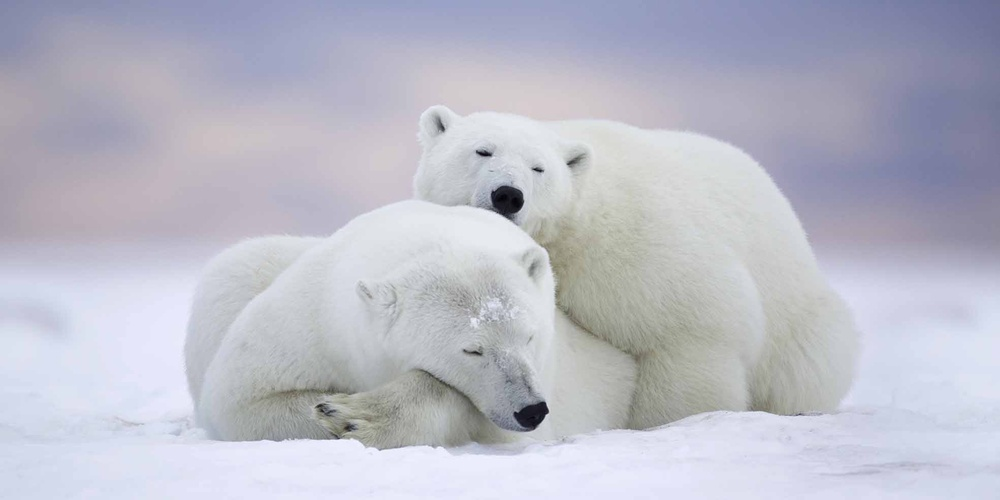
#> input picture input/bear.jpg, 1000 x 500 px, shrunk from 1969 x 984 before the run, found by its file name
$ python kernels.py
#> lines starting #> are read from the running program, lines starting #| are printed output that depends on the picture
import cv2
import numpy as np
import matplotlib.pyplot as plt

image = cv2.imread("input/bear.jpg",0)
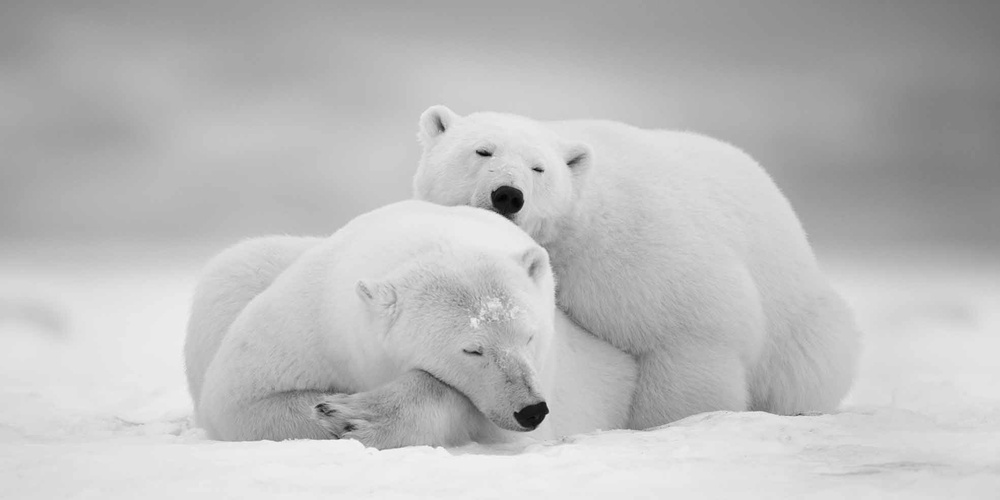
#> image: shape (500, 1000); min 1, max 248, mean 188.9

mask = np.array([[-1, -1, -1],
                 [-1, 8, -1],
                 [-1, -1, -1]])

# mask = np.array([[0, -1, 0],
#                  [-1, 5, -1],
#                  [0, -1, 0]])

# mask = np.array([[-2, -1, 0],
#                  [-1,  1, 1],
#                  [ 0,  1, 2]])

# mask = np.array([[0, 0, 0],
#                  [0, 1, 0],
#                  [0, 0, 0]])

# mask = np.array([[-2, 1, 2],
#                  [-3, 2, 3],
#                  [-5, 1, 5]])

rows ,cols = image.shape
#> rows = 500; cols = 1000
result = np.zeros(image.shape)

for i in range(1, rows-1):
    for j in range(1, cols-1):
        small_img = image[i-1:i+2 , j-1:j+2]
        result[i, j] = np.sum(small_img * mask)
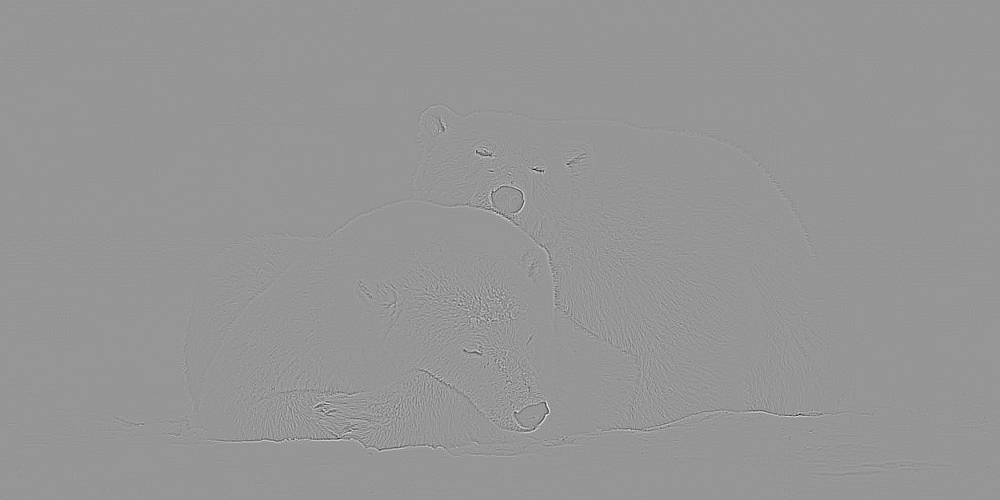
#> result: shape (500, 1000) float64; min -586, max 410, mean 0; drawn with min black and max white

result = np.hstack((image, result))
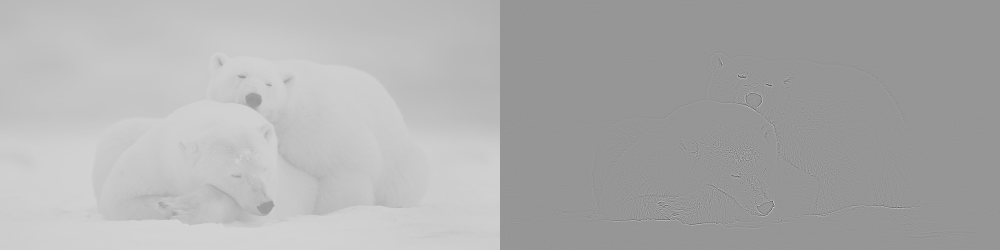
#> result: shape (500, 2000) float64 (shown at 1/2 size); min -586, max 410, mean 94.4; drawn with min black and max white

cv2.imwrite("output assignment_32/1_result_1.png",result)
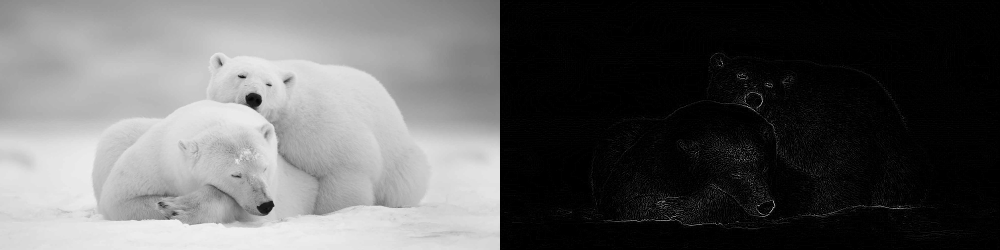
#> saved as 1_result_1.png: shape (500, 2000) (shown at 1/2 size); min 0, max 255, mean 96.3
# [4 lines of commented-out code are left out]
